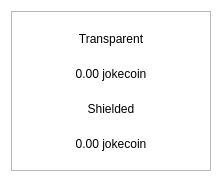
<?xml version="1.0" encoding="UTF-8"?>
<ui version="4.0">
 <class>BalanceBubble</class>
 <widget class="QWidget" name="BalanceBubble">
  <property name="geometry">
   <rect>
    <x>0</x>
    <y>0</y>
    <width>218</width>
    <height>178</height>
   </rect>
  </property>
  <property name="minimumSize">
   <size>
    <width>218</width>
    <height>178</height>
   </size>
  </property>
  <property name="maximumSize">
   <size>
    <width>250</width>
    <height>178</height>
   </size>
  </property>
  <property name="windowTitle">
   <string>Form</string>
  </property>
  <property name="styleSheet">
   <string notr="true">#BalanceBubble{
background-color:transparent
}</string>
  </property>
  <layout class="QVBoxLayout" name="verticalLayout_2">
   <property name="spacing">
    <number>0</number>
   </property>
   <item>
    <widget class="QFrame" name="frame">
     <property name="minimumSize">
      <size>
       <width>200</width>
       <height>160</height>
      </size>
     </property>
     <property name="maximumSize">
      <size>
       <width>250</width>
       <height>160</height>
      </size>
     </property>
     <property name="styleSheet">
      <string notr="true"/>
     </property>
     <property name="frameShape">
      <enum>QFrame::StyledPanel</enum>
     </property>
     <property name="frameShadow">
      <enum>QFrame::Raised</enum>
     </property>
     <property name="lineWidth">
      <number>10</number>
     </property>
     <layout class="QVBoxLayout" name="verticalLayout">
      <property name="spacing">
       <number>0</number>
      </property>
      <item>
       <layout class="QHBoxLayout" name="horizontalLayout">
        <item>
         <widget class="QLabel" name="lblFirst">
          <property name="styleSheet">
           <string notr="true"/>
          </property>
          <property name="text">
           <string>Transparent</string>
          </property>
          <property name="alignment">
           <set>Qt::AlignCenter</set>
          </property>
         </widget>
        </item>
       </layout>
      </item>
      <item>
       <widget class="QLabel" name="textTransparent">
        <property name="styleSheet">
         <string notr="true"/>
        </property>
        <property name="text">
         <string>0.00 jokecoin</string>
        </property>
        <property name="alignment">
         <set>Qt::AlignCenter</set>
        </property>
       </widget>
      </item>
      <item>
       <widget class="QLabel" name="lblSecond">
        <property name="styleSheet">
         <string notr="true"/>
        </property>
        <property name="text">
         <string>Shielded</string>
        </property>
        <property name="alignment">
         <set>Qt::AlignCenter</set>
        </property>
       </widget>
      </item>
      <item>
       <widget class="QLabel" name="textShielded">
        <property name="styleSheet">
         <string notr="true"/>
        </property>
        <property name="text">
         <string>0.00 jokecoin</string>
        </property>
        <property name="alignment">
         <set>Qt::AlignCenter</set>
        </property>
       </widget>
      </item>
     </layout>
    </widget>
   </item>
  </layout>
 </widget>
 <resources/>
 <connections/>
</ui>
